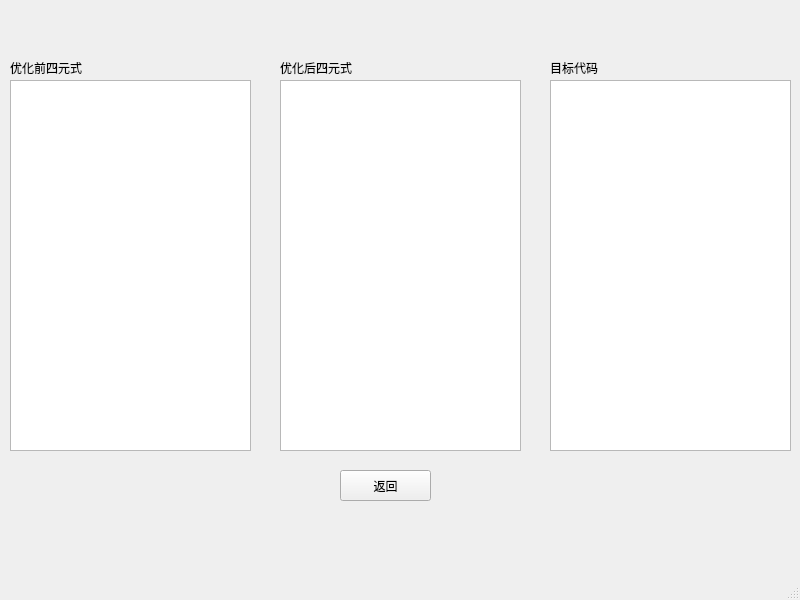
<?xml version="1.0" encoding="UTF-8"?>
<ui version="4.0">
 <class>Quat_result</class>
 <widget class="QMainWindow" name="Quat_result">
  <property name="geometry">
   <rect>
    <x>0</x>
    <y>0</y>
    <width>800</width>
    <height>600</height>
   </rect>
  </property>
  <property name="windowTitle">
   <string>MainWindow</string>
  </property>
  <widget class="QWidget" name="centralwidget">
   <widget class="QLabel" name="label_3">
    <property name="geometry">
     <rect>
      <x>550</x>
      <y>60</y>
      <width>101</width>
      <height>16</height>
     </rect>
    </property>
    <property name="text">
     <string>目标代码</string>
    </property>
   </widget>
   <widget class="QLabel" name="label_2">
    <property name="geometry">
     <rect>
      <x>280</x>
      <y>60</y>
      <width>101</width>
      <height>16</height>
     </rect>
    </property>
    <property name="text">
     <string>优化后四元式</string>
    </property>
   </widget>
   <widget class="QTextBrowser" name="textBrowser_2">
    <property name="geometry">
     <rect>
      <x>280</x>
      <y>80</y>
      <width>241</width>
      <height>371</height>
     </rect>
    </property>
   </widget>
   <widget class="QTextBrowser" name="textBrowser_3">
    <property name="geometry">
     <rect>
      <x>550</x>
      <y>80</y>
      <width>241</width>
      <height>371</height>
     </rect>
    </property>
   </widget>
   <widget class="QLabel" name="label">
    <property name="geometry">
     <rect>
      <x>10</x>
      <y>60</y>
      <width>101</width>
      <height>16</height>
     </rect>
    </property>
    <property name="text">
     <string>优化前四元式</string>
    </property>
   </widget>
   <widget class="QTextBrowser" name="textBrowser">
    <property name="geometry">
     <rect>
      <x>10</x>
      <y>80</y>
      <width>241</width>
      <height>371</height>
     </rect>
    </property>
   </widget>
   <widget class="QPushButton" name="quitButton">
    <property name="geometry">
     <rect>
      <x>340</x>
      <y>470</y>
      <width>91</width>
      <height>31</height>
     </rect>
    </property>
    <property name="text">
     <string>返回</string>
    </property>
   </widget>
  </widget>
  <widget class="QMenuBar" name="menubar">
   <property name="geometry">
    <rect>
     <x>0</x>
     <y>0</y>
     <width>800</width>
     <height>18</height>
    </rect>
   </property>
  </widget>
  <widget class="QStatusBar" name="statusbar"/>
 </widget>
 <resources/>
 <connections/>
</ui>
